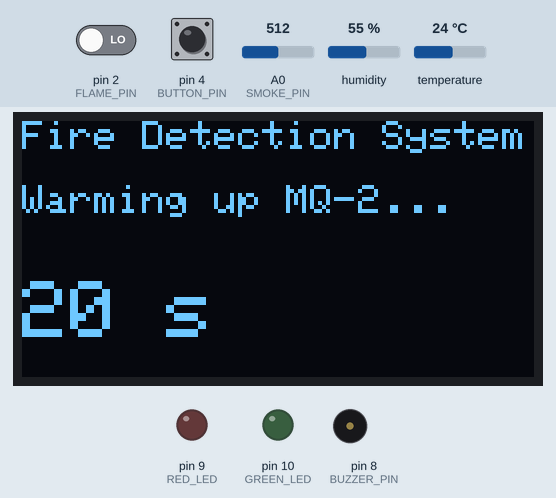
Recording of a sketch running on a simulated Arduino Uno, built with avr-gcc and run on an emulated ATmega328P. Parts: 128×64 one-colour display, output pins drawn as LEDs (lit = HIGH), buzzer (waves = sounding, pin HIGH). Dashed ring = blinking. Inputs (shaded band) come from the test bench; at power-on: pin 2 (FLAME_PIN) LOW, pin 4 (BUTTON_PIN) HIGH, A0 (SMOKE_PIN) = 512, humidity 55 %, temperature 24 °C. What the sketch prints to the serial monitor is not drawn.

Above: at 0.1 s.
At 5.3 s:
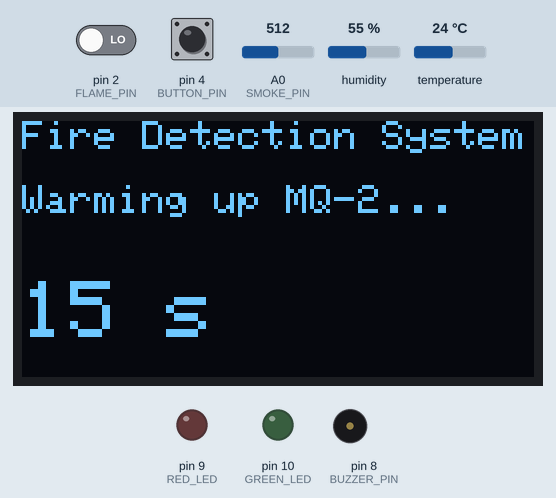
At 10.4 s:
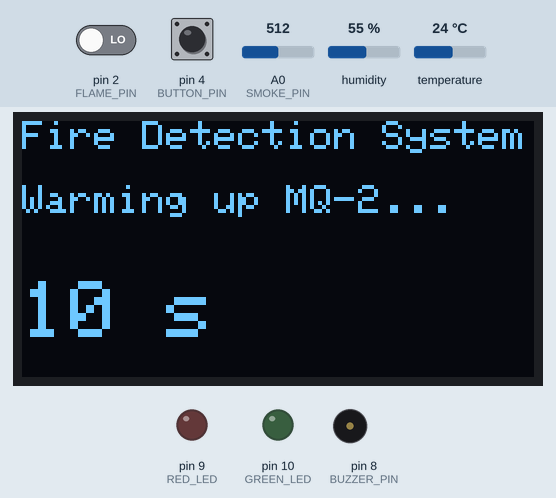
At 21.08 s:
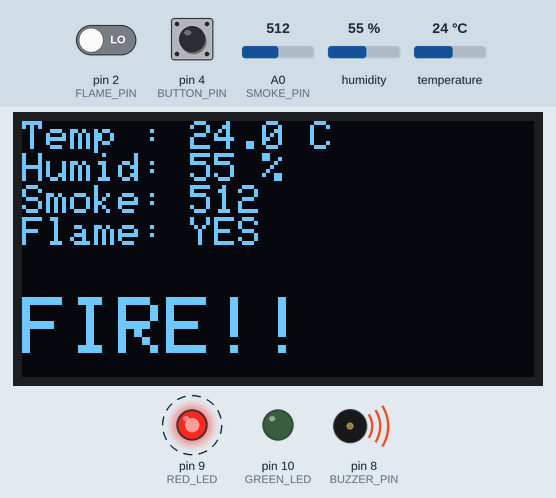
Timing chart, 0 to 40.0 s (numbered marks = the images above):
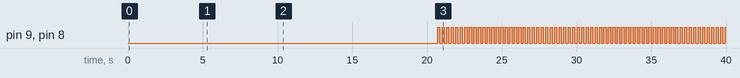

The sketch:

fire_detection_system.ino
```cpp
/*
 * CS3402 IoT Lab - Mini Project (Phase 1)
 * IoT-Based Fire Detection and Alert System
 * Board  : Arduino Uno
 * Sensors: Flame sensor (D2), DHT11 (D3), MQ-2 smoke/gas (A0), push button (D4)
 * Outputs: Active buzzer (D8), Red LED (D9), Green LED (D10), SSD1306 OLED (I2C: A4/A5)
 *
 * Libraries (Sketch > Include Library > Manage Libraries):
 *   - DHT sensor library (Adafruit)  + Adafruit Unified Sensor
 *   - Adafruit GFX Library
 *   - Adafruit SSD1306
 *
 * Status logic (simple threshold logic):
 *   SAFE    : nothing abnormal                      -> green LED, no buzzer
 *   WARNING : smoke high OR temperature high        -> red LED + slow beep
 *   FIRE    : flame detected OR (smoke AND temp high)-> red LED + fast alarm beep
 */

#include <Wire.h>
#include <Adafruit_GFX.h>
#include <Adafruit_SSD1306.h>
#include <DHT.h>

// ---------- Pin definitions ----------
#define FLAME_PIN   2
#define DHT_PIN     3
#define BUTTON_PIN  4
#define BUZZER_PIN  8
#define RED_LED     9
#define GREEN_LED   10
#define SMOKE_PIN   A0

#define DHTTYPE     DHT11
#define OLED_WIDTH  128
#define OLED_HEIGHT 64
#define OLED_ADDR   0x3C        // change to 0x3D if the OLED is not detected

// ---------- Thresholds (calibrate in your lab) ----------
const int   SMOKE_THRESHOLD = 400;    // MQ-2 analog value (0-1023)
const float TEMP_THRESHOLD  = 45.0;   // degrees Celsius

// ---------- Status codes ----------
const byte SAFE = 0, WARNING = 1, FIRE = 2;

DHT dht(DHT_PIN, DHTTYPE);
Adafruit_SSD1306 display(OLED_WIDTH, OLED_HEIGHT, &Wire, -1);

float temperature = 0, humidity = 0;
int   smokeValue = 0;
bool  flameDetected = false;
byte  status = SAFE;
bool  muted = false;

unsigned long lastSense = 0, lastToggle = 0;
bool blinkState = false;

void setup() {
  Serial.begin(9600);
  pinMode(FLAME_PIN, INPUT);
  pinMode(BUTTON_PIN, INPUT_PULLUP);
  pinMode(BUZZER_PIN, OUTPUT);
  pinMode(RED_LED, OUTPUT);
  pinMode(GREEN_LED, OUTPUT);

  dht.begin();
  if (!display.begin(SSD1306_SWITCHCAPVCC, OLED_ADDR)) {
    Serial.println(F("OLED not found"));
    while (true);                       // stop here if OLED is missing
  }

  // MQ-2 heater needs ~20 s to stabilise
  for (int s = 20; s > 0; s--) {
    display.clearDisplay();
    display.setTextColor(SSD1306_WHITE);
    display.setTextSize(1);
    display.setCursor(0, 0);
    display.println(F("Fire Detection System"));
    display.println();
    display.println(F("Warming up MQ-2..."));
    display.setTextSize(2);
    display.setCursor(0, 40);
    display.print(s);
    display.print(F(" s"));
    display.display();
    delay(1000);
  }
  Serial.println(F("temp_C,humidity_%,smoke,flame,status"));
}

void loop() {
  checkButton();

  // read sensors once per second
  if (millis() - lastSense >= 1000) {
    lastSense = millis();
    readSensors();
    evaluateStatus();
    updateDisplay();
    printSerial();
  }
  updateOutputs();    // non-blocking LED / buzzer pattern
}

// ---------- Sensor reading ----------
void readSensors() {
  float t = dht.readTemperature();
  float h = dht.readHumidity();
  if (!isnan(t)) temperature = t;       // keep last good value if read fails
  if (!isnan(h)) humidity = h;

  smokeValue = analogRead(SMOKE_PIN);
  flameDetected = (digitalRead(FLAME_PIN) == LOW);   // most modules: LOW = flame
}

// ---------- Decision logic ----------
void evaluateStatus() {
  bool smokeHigh = (smokeValue > SMOKE_THRESHOLD);
  bool tempHigh  = (temperature > TEMP_THRESHOLD);

  if (flameDetected || (smokeHigh && tempHigh)) status = FIRE;
  else if (smokeHigh || tempHigh)               status = WARNING;
  else                                          status = SAFE;

  if (status == SAFE) muted = false;    // re-arm the buzzer when all is clear
}

// ---------- Silence button ----------
void checkButton() {
  if (digitalRead(BUTTON_PIN) == LOW) {
    delay(30);                                   // debounce
    if (digitalRead(BUTTON_PIN) == LOW) {
      muted = !muted;
      while (digitalRead(BUTTON_PIN) == LOW);    // wait for release
    }
  }
}

// ---------- LED + buzzer alarm pattern ----------
void updateOutputs() {
  if (status == SAFE) {
    digitalWrite(GREEN_LED, HIGH);
    digitalWrite(RED_LED, LOW);
    digitalWrite(BUZZER_PIN, LOW);
    return;
  }
  digitalWrite(GREEN_LED, LOW);
  unsigned long interval = (status == FIRE) ? 150 : 500;   // fast for FIRE, slow for WARNING
  if (millis() - lastToggle >= interval) {
    lastToggle = millis();
    blinkState = !blinkState;
  }
  digitalWrite(RED_LED, blinkState);
  digitalWrite(BUZZER_PIN, (blinkState && !muted) ? HIGH : LOW);
}

// ---------- OLED ----------
void updateDisplay() {
  display.clearDisplay();
  display.setTextColor(SSD1306_WHITE);
  display.setTextSize(1);
  display.setCursor(0, 0);
  display.print(F("Temp : ")); display.print(temperature, 1); display.println(F(" C"));
  display.print(F("Humid: ")); display.print(humidity, 0);    display.println(F(" %"));
  display.print(F("Smoke: ")); display.println(smokeValue);
  display.print(F("Flame: ")); display.println(flameDetected ? F("YES") : F("NO"));

  display.setTextSize(2);
  display.setCursor(0, 44);
  if (status == SAFE)         display.print(F("SAFE"));
  else if (status == WARNING) display.print(F("WARNING"));
  else                        display.print(F("FIRE!!"));
  if (muted && status != SAFE) { display.setTextSize(1); display.print(F(" mute")); }
  display.display();
}

// ---------- Serial output (also used later for Raspberry Pi logging) ----------
void printSerial() {
  Serial.print(temperature, 1); Serial.print(',');
  Serial.print(humidity, 0);    Serial.print(',');
  Serial.print(smokeValue);     Serial.print(',');
  Serial.print(flameDetected ? 1 : 0); Serial.print(',');
  if (status == SAFE)         Serial.println(F("SAFE"));
  else if (status == WARNING) Serial.println(F("WARNING"));
  else                        Serial.println(F("FIRE"));
}
```

Measured:
- by itself, pin 9 (RED_LED), pin 8 (BUZZER_PIN): alternates HIGH for 0.15 s and LOW for 0.15 s
- what the display in image 1 shows lasts 1.0 s, from 5.2 s to 6.2 s
